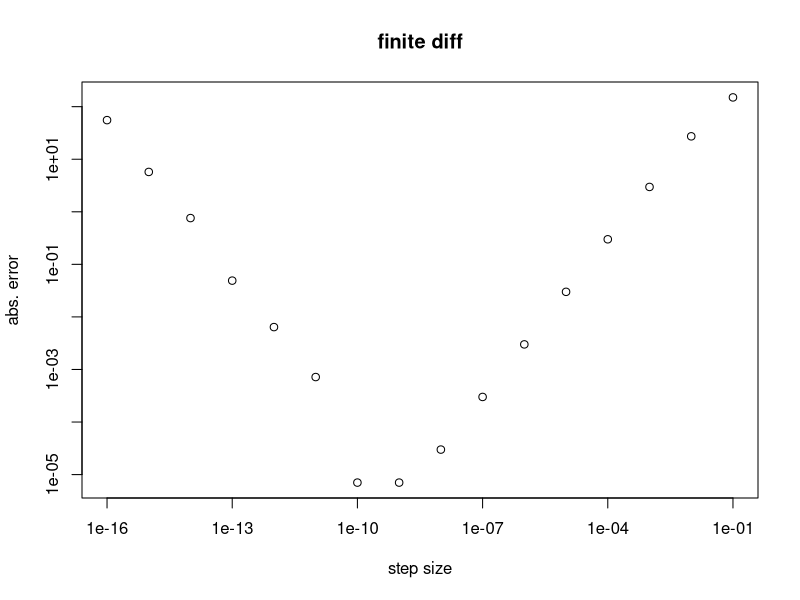
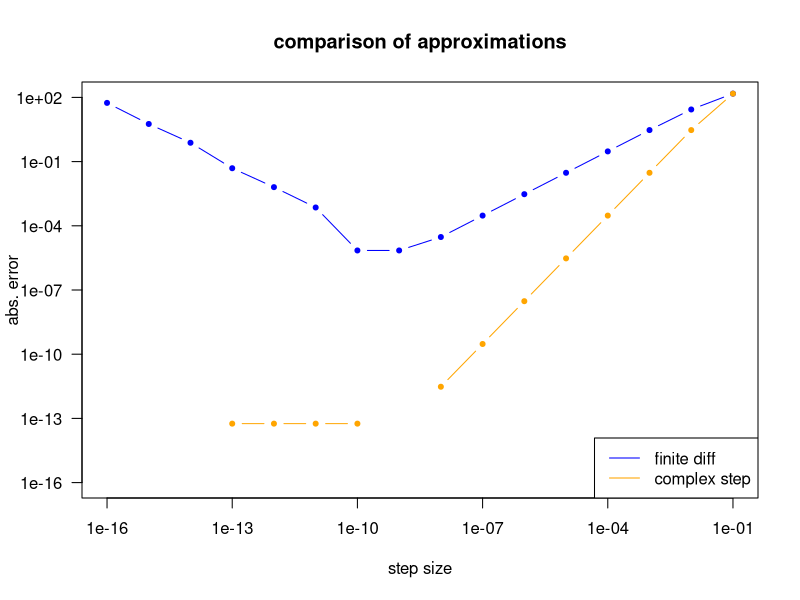

These charts were generated, in order, by the following R code:
f <- function(x) {
  ## example function
  x*x + (3/x) + 4
}

g <- function(x) {
  ## gradient of f
  2*x - 3/(x*x)
}

error <- function(x, h) {
  est <- ( f(x+h) - f(x) ) / h
  abs(g(x) - est)
}

## Finite differences
hs = 10^-c(1:16)
errors = sapply(hs, function(h) error(0.1, h))
plot(hs, errors, xlab='step size', main='finite diff',
     ylab='abs. error', log='xy')




## Complex-step derivative approach -- not quite zero?


errorc <- function(x, h) {
  xc <-  complex(real=x, imag=h) 
  fc <- f(xc)
  fapprox <- Re(fc)
  fderiv <- Im(fc)/h
  actual <- g(x)
  abs(fderiv - actual)
}

errorsc = sapply(hs, function(h) errorc(0.1, h))
plot(hs, errors, xlab='step size',
     main='comparison of approximations',
     ylim=c(1e-16, 1e+2), type='b', pch=20,
     las=1,
     ylab='abs. error', log='xy', col='blue')
lines(hs, errorsc, log='xy', type='b', col='orange', pch=20)
legend('bottomright', legend=c('finite diff', 'complex step'),
       lty=1, col=c('blue', 'orange'))



######################################################################
## Dual numbers

dual.add = function(u, v) {
  c( u[1]+v[1],
     u[2]+v[2] )
}

dual.mult = function(u, v) {
  c(u[1]*v[1],
    u[2]*v[1] + u[1]*v[2])
}

dual.div = function(u, v) {
  c( u[1] / v[1],
    (u[2] / v[1]) - (u[1] * v[2]/ v[1]^2 ) )
}


dual.f = function(x) {
  a = dual.mult(x, x)
  b = dual.div( c(3,0) , x)
  c = dual.add(a, b)
  d = dual.add(c, c(4,0))
  d
}

dual.f(c(0.1,1))


x = c(0.1, 1)
y = dual.f(x)
f(x[1]) == y[1]


all.equal(y[1], f(x[1]))
all.equal(y[2], g(x[1]))
error = g(x[1]) - y[2]
options(digits=16)
print(error)
g(x[1]) == y[2]  ## Numerically demanding!

